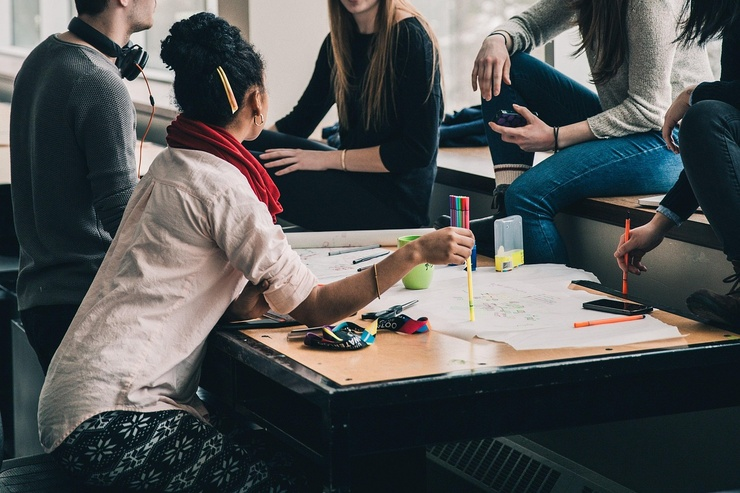
#> input picture image_analizer/imagens/im1.jpg, 740 x 493 px, shrunk from 1280 x 853 before the run
$ python ia.py
#> lines starting #> are read from the running program, lines starting #| are printed output that depends on the picture; after the words box and inside, x2 and y2 are one past the last pixel; in counts of white or black regions, pixels touching at a corner belong together

import cv2
import numpy as np
from scipy.fftpack import fft2, fftshift
from scipy import stats
from skimage.feature import local_binary_pattern
from sklearn.linear_model import LogisticRegression
from sklearn.model_selection import train_test_split

def extrair_residuos_ruido(imagem):
    """
    Extrai resíduos de ruído usando filtro bilateral
    Retorna estatísticas do resíduo
    """
    # Converter para escala de cinza
    cinza = cv2.cvtColor(imagem, cv2.COLOR_BGR2GRAY)

    # Aplicar filtro bilateral para remoção de ruído
    suavizada = cv2.bilateralFilter(cinza, d=9, sigmaColor=75, sigmaSpace=75)

    # Calcular resíduo absoluto
    residuo = cv2.absdiff(cinza, suavizada)

    # Calcar estatísticas do resíduo
    return [np.mean(residuo), np.var(residuo)]

def medir_estatisticas_frequencia(imagem, tamanho_bloco=32):
    """
    Calcula razão de energia entre altas e baixas frequências
    usando FFT em blocos da imagem
    """
    # Converter para escala de cinza
    cinza = cv2.cvtColor(imagem, cv2.COLOR_BGR2GRAY).astype(float)

    razoes = []
    for y in range(0, cinza.shape[0], tamanho_bloco):
        for x in range(0, cinza.shape[1], tamanho_bloco):
            bloco = cinza[y:y+tamanho_bloco, x:x+tamanho_bloco]

            # Aplicar FFT e centralizar
            fft = fftshift(fft2(bloco))
            magnitude = np.log(np.abs(fft) + 1e-9)

            # Máscara para altas frequências (borda)
            mascara = np.ones_like(magnitude)
            centro = tamanho_bloco//2
            mascara[centro-3:centro+4, centro-3:centro+4] = 0

            # Calcular razão de energia
            energia_alta = np.sum(magnitude * mascara)
            energia_baixa = np.sum(magnitude * (1 - mascara))
            razoes.append(energia_alta / (energia_baixa + 1e-9))

    return [np.mean(razoes), np.std(razoes)]

def caracterizar_distribuicao_cores(imagem):
    """
    Calcula momentos estatísticos (média, variância, skewness, curtose)
    para cada canal de cor no espaço YCbCr
    """
    # Converter para YCbCr
    ycbcr = cv2.cvtColor(imagem, cv2.COLOR_BGR2YCrCb)

    caracteristicas = []
    for canal in range(3):
        dados = ycbcr[:, :, canal].flatten()
        caracteristicas.extend([
            np.mean(dados),
            np.var(dados),
            stats.skew(dados),
            stats.kurtosis(dados)
        ])

    return caracteristicas

def extrair_textura_local(imagem, raio=3, pontos=24):
    """
    Extrai histograma de padrões binários locais (LBP)
    para caracterização de textura
    """
    cinza = cv2.cvtColor(imagem, cv2.COLOR_BGR2GRAY)
    lbp = local_binary_pattern(cinza, pontos, raio, method='uniform')
    hist, _ = np.histogram(lbp, bins=pontos+2, range=(0, pontos+2))
    return hist.tolist()

def extrair_caracteristicas(imagem):
    """
    Combina todas as características em um vetor único
    """
    features = []
    features += extrair_residuos_ruido(imagem)
    features += medir_estatisticas_frequencia(imagem)
    features += caracterizar_distribuicao_cores(imagem)
    features += extrair_textura_local(imagem)
    return features

# Exemplo de uso --------------------------------------------------------------
if __name__ == "__main__":
    # 1. Carregar dataset (substituir com seus próprios dados)
    # Formato esperado: lista de tuplas (caminho_imagem, rotulo)
    # Rotulo: 0 para real, 1 para IA
    dataset = [
        ("imagens/im1.jpg", 0),
        ("imagens/im2.jpg", 1),
        ("imagens/im3.jpg", 0),
        ("imagens/im4.jpg", 1),
        ("imagens/im5.jpg", 0),
        ("imagens/im6.jpg", 1),
        ("imagens/im7.jpg", 0),
        ("imagens/im8.jpg", 1),
        ("imagens/im9.jpg", 0),
        ("imagens/im10.jpg", 1),
        ("imagens/im11.jpg", 0),
        ("imagens/im12.jpg", 1),
        ("imagens/im13.jpg", 0),
        ("imagens/im14.jpg", 1),
        ("imagens/im15.jpg", 0),
        ("imagens/im16.jpg", 1),
        ("imagens/im17.jpg", 0),
        ("imagens/im18.jpg", 1),
        ("imagens/im19.jpg", 0),
        ("imagens/im20.jpg", 1),
        ("imagens/im21.jpg", 0),
        ("imagens/im22.jpg", 1),
    ]

    # 2. Extrair características
    X = []
    y = []
    for caminho, rotulo in dataset:
        imagem = cv2.imread(caminho)
#> imagem is the input picture: shape (493, 740, 3); mean B, G, R 83.8, 84, 82.5
        if imagem is None:
            continue

        features = extrair_caracteristicas(imagem)
#> in extrair_residuos_ruido, `cinza = cv2.cvtColor(imagem, cv2.COLOR_BGR2GRAY)`:
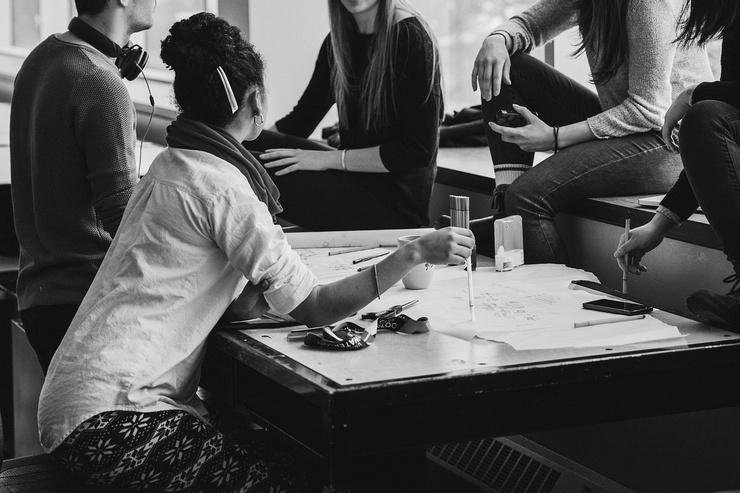
#> cinza: shape (493, 740); min 0, max 254, mean 83.5
#> in extrair_residuos_ruido, `suavizada = cv2.bilateralFilter(cinza, d=9, sigmaColor=75, sigmaSpace=..`:
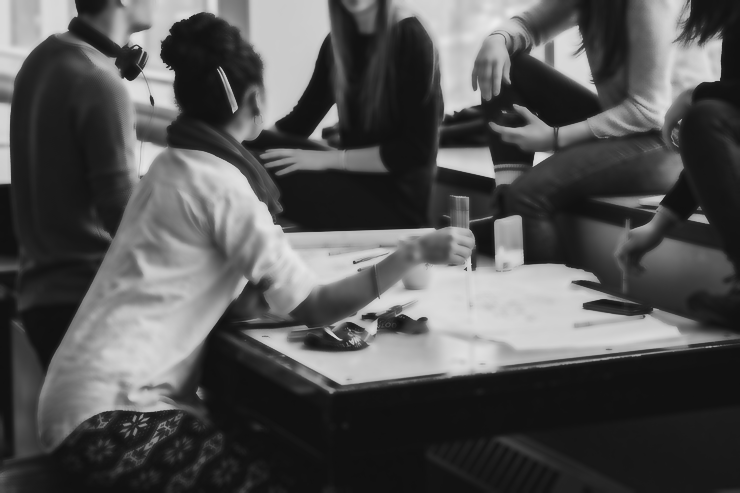
#> suavizada: shape (493, 740); min 16, max 237, mean 83.5
#> in extrair_residuos_ruido, `residuo = cv2.absdiff(cinza, suavizada)`:
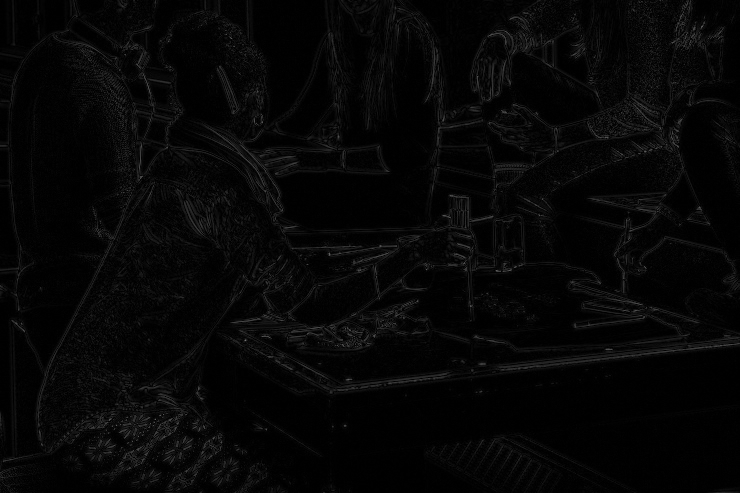
#> residuo: shape (493, 740); min 0, max 117, mean 6.2
#> in extrair_caracteristicas, `features += extrair_residuos_ruido(imagem)`: features = [6.21, 77.83]
#> after the loop in medir_estatisticas_frequencia, `for y in range(0, cinza.shape[0], tamanho_bloco):`: razoes = 384 values, max 2.19e+12 at index 365, min 9.99 at index 1, mean 1.06e+11
#> in extrair_caracteristicas, `features += medir_estatisticas_frequencia(imagem)`: features = [6.21, 77.83, 1.06e+11, 3.78e+11]
#> in caracterizar_distribuicao_cores, `ycbcr = cv2.cvtColor(imagem, cv2.COLOR_BGR2YCrCb)`: ycbcr: shape (493, 740, 3); mean of channels 0, 1, 2 83.5, 127.3, 128.1
#> after the loop in caracterizar_distribuicao_cores, `for canal in range(3):`: caracteristicas = [83.54, 5337.8, 0.711, -1.12, 127.3, 120.2, 0.984, 6.74, 128.1, 63.97, -0.882, 4.42]
#> in extrair_caracteristicas, `features += caracterizar_distribuicao_cores(imagem)`: features = [6.21, 77.83, 1.06e+11, 3.78e+11, 83.54, 5337.8, 0.711, -1.12, 127.3, 120.2, 0.984, 6.74, 128.1, 63.97, -0.882, 4.42]
#> in extrair_textura_local, `lbp = local_binary_pattern(cinza, pontos, raio, method='uniform')`:
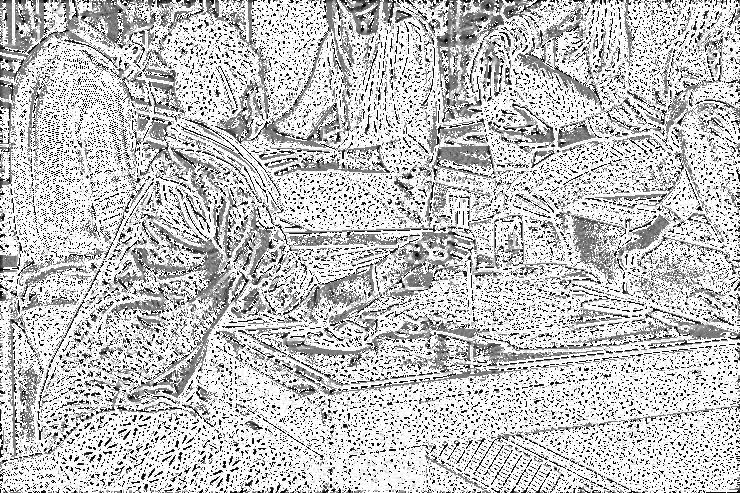
#> lbp: shape (493, 740) float64; min 0, max 25, mean 19.1; drawn with min black and max white
#> in extrair_textura_local, `hist, _ = np.histogram(lbp, bins=pontos+2, range=(0, pontos+2))`: hist = 26 values, max 189550 at index 25, min 2270 at index 18, mean 14031.5
#> in extrair_caracteristicas, `features += extrair_textura_local(imagem)`: features = 42 values, max 3.78e+11 at index 3, min -1.12 at index 7, mean 1.15e+10
        X.append(features)
        y.append(rotulo)
#> pass 2 of the loop `for caminho, rotulo in dataset:`:
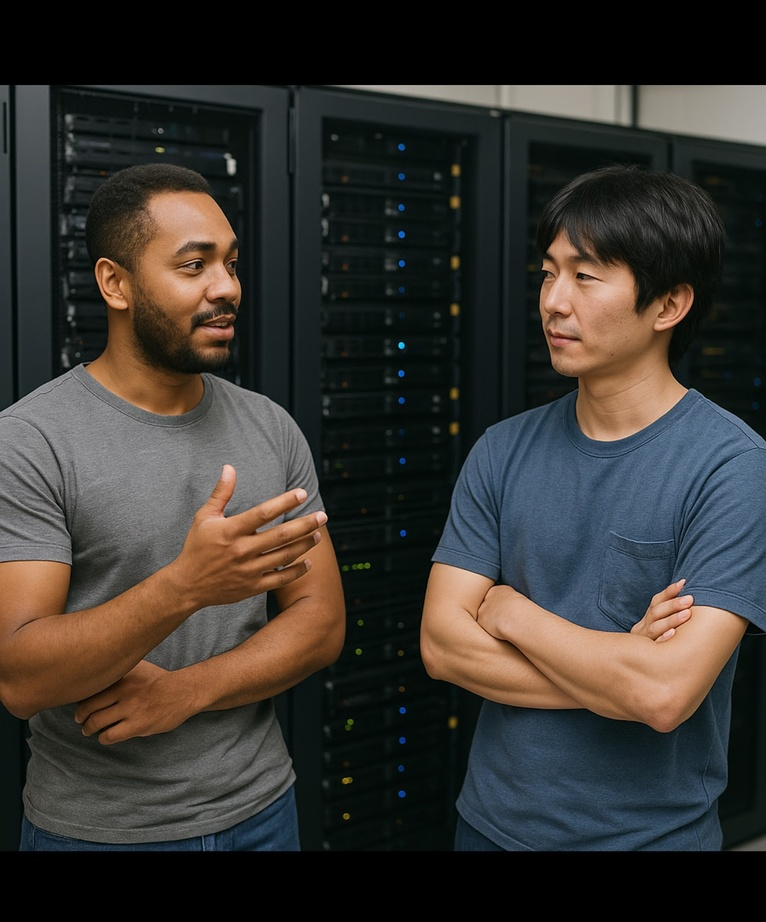
#> input picture image_analizer/imagens/im2.jpg, 766 x 922 px, shrunk from 1324 x 1594 before the run
#> imagem is the input picture: shape (922, 766, 3); mean B, G, R 48.9, 53.2, 56.2
#> suavizada: shape (922, 766)
#> residuo: shape (922, 766)
#> after the loop in medir_estatisticas_frequencia (call 2), `for y in range(0, cinza.shape[0], tamanho_bloco):`:
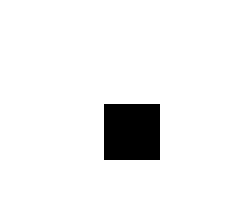
#> mascara: shape (26, 30) float64 (shown 8 times larger); values 0 (black) and 1 (white), 93.7% white; 1 black region, box (x1, y1, x2, y2) and area: (13, 13, 20, 20) 49
#> after the loop in medir_estatisticas_frequencia (call 2), `for y in range(0, cinza.shape[0], tamanho_bloco):`: razoes = 696 values, max 19.9 at index 0, min 8.2 at index 302, mean 13.43
#> ycbcr: shape (922, 766, 3); mean of channels 0, 1, 2 53.6, 129.9, 125.3
#> in extrair_textura_local (call 2), `lbp = local_binary_pattern(cinza, pontos, raio, method='uniform')`:
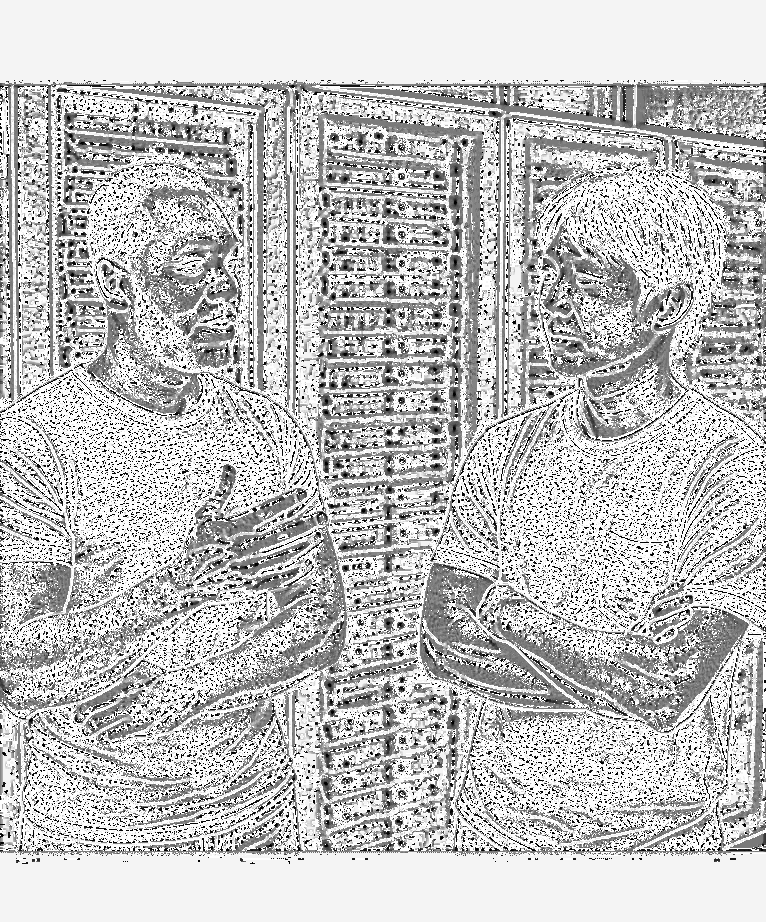
#> lbp: shape (922, 766) float64; min 0, max 25, mean 19; drawn with min black and max white
#> hist = 26 values, max 244634 at index 25, min 5168 at index 5, mean 27163.5
#> `features = extrair_caracteristicas(imagem)`: features = 42 values, max 244634 at index 41, min -0.966 at index 14, mean 16891.4
#> pass 3 of the loop `for caminho, rotulo in dataset:`:
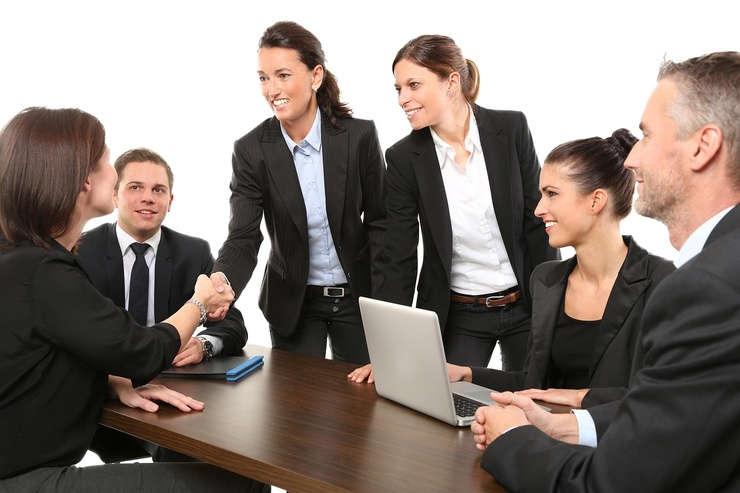
#> input picture image_analizer/imagens/im3.jpg, 740 x 493 px, shrunk from 1280 x 853 before the run
#> imagem is the input picture: shape (493, 740, 3); mean B, G, R 118.5, 124.7, 135.5
#> suavizada: shape (493, 740)
#> in extrair_residuos_ruido (call 3), `residuo = cv2.absdiff(cinza, suavizada)`:
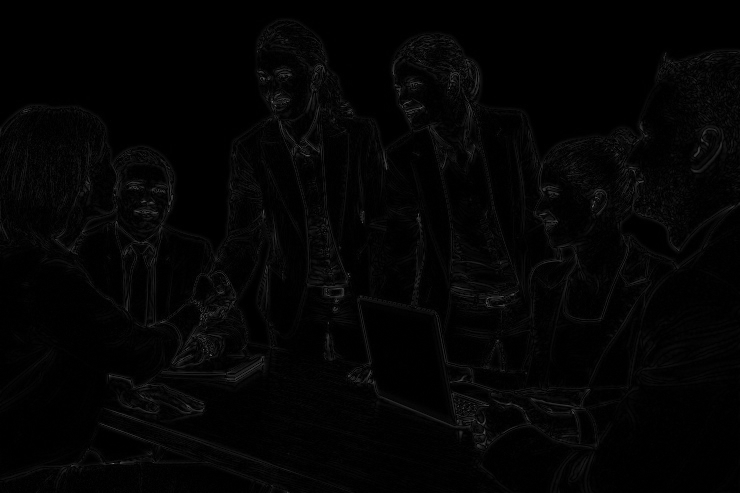
#> residuo: shape (493, 740); min 0, max 104, mean 3.8
#> ycbcr: shape (493, 740, 3); mean of channels 0, 1, 2 127.2, 133.9, 123.1
#> in extrair_textura_local (call 3), `lbp = local_binary_pattern(cinza, pontos, raio, method='uniform')`:
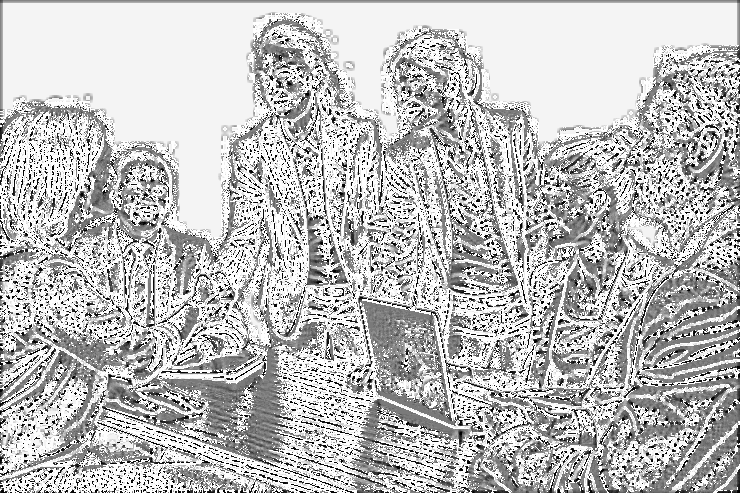
#> lbp: shape (493, 740) float64; min 0, max 25, mean 18.7; drawn with min black and max white
#> hist = 26 values, max 118084 at index 25, min 3064 at index 6, mean 14031.5
#> `features = extrair_caracteristicas(imagem)`: features = 42 values, max 3.77e+11 at index 3, min -1.61 at index 7, mean 1.12e+10
#> the loop made 22 passes; the first 3 are shown

    # 3. Treinar classificador
    X_train, X_test, y_train, y_test = train_test_split(X, y, test_size=0.2)

    modelo = LogisticRegression(max_iter=1000)
    modelo.fit(X_train, y_train)

    # 4. Avaliar desempenho
    print("Acurácia:", modelo.score(X_test, y_test))

    # 5. Prever nova imagem
    nova_imagem = cv2.imread("imagens/real.jpg")
#> (the run stopped early here; a loop or call above may not have finished)
